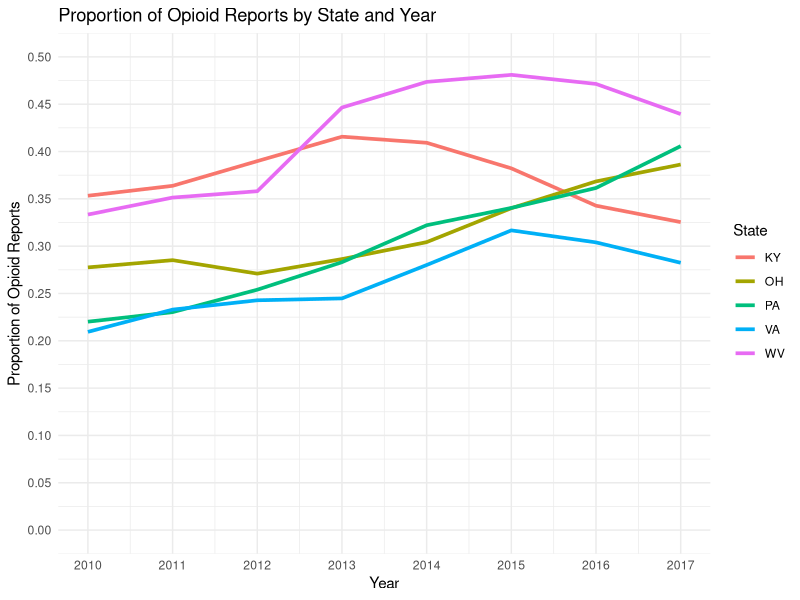

Generate this figure with R:
## ---- chunk 1
knitr::opts_chunk$set(echo = TRUE)
## ---- chunk 2
# Libraries
library(tidyverse)
## ---- chunk 3
# Read the data into R
Data = read.csv(file = 'MCM_NFLIS_Data.csv', header = FALSE)

# Create a data frame
DF = data.frame(Year = Data$V1,
                State = Data$V2,
                County = Data$V3,
                FIPS_State = Data$V4,
                FIPS_County = Data$V5,
                FIPS_Combined = Data$V6,
                Substance = Data$V7,
                Opioid_Reports = Data$V8,
                Total_Drug_Reports_County = Data$V9,
                Total_Drug_Reports_State = Data$V10)

# Extract relevant rows and reindex
DF = DF[-1,]
rownames(DF) = NULL

# Transform factors into numeric values
DF$Year = as.numeric(as.character(DF$Year))
DF$Opioid_Reports = as.numeric(as.character(DF$Opioid_Reports))
DF$Total_Drug_Reports_County = as.numeric(as.character(DF$Total_Drug_Reports_County))
DF$Total_Drug_Reports_State = as.numeric(as.character(DF$Total_Drug_Reports_State))

# Compute total opioid reports for each year and county
Annual_County <- DF %>%
  group_by(Year, FIPS_Combined) %>%
  summarize(Total_Opioid_Reports_County = sum(Opioid_Reports))

# Compute total opioid reports for each year and state
Annual_State <- DF %>%
  group_by(Year, FIPS_State) %>%
  summarize(Total_Opioid_Reports_State = sum(Opioid_Reports))

# Join opioid totals back to original dataset
DF <- DF %>%
  inner_join(Annual_County, by = c("Year", "FIPS_Combined")) %>%
  inner_join(Annual_State, by = c("Year", "FIPS_State"))

# Compute the proportion of opioid reports
DF <- DF %>%
  mutate(Prop_Opioid_Reports_County = Total_Opioid_Reports_County / Total_Drug_Reports_County) %>%
  mutate(Prop_Opioid_Reports_State = Total_Opioid_Reports_State / Total_Drug_Reports_State)

# Reorder Columns
DF <- DF[c(1,2,3,4,5,6,7,8,11,12,9,10,13,14)]
## ---- chunk 4
# Create the first vizualization
DF %>%
  ggplot(aes(x = Year, y = Prop_Opioid_Reports_State, color = State)) +
  geom_line(size = 1.25) +
  labs(x = "Year", y = "Proportion of Opioid Reports") +
  ggtitle("Proportion of Opioid Reports by State and Year") +
  scale_x_continuous(breaks = c(seq(2010, 2017, 1)), limits = c(2010, 2017)) +
  scale_y_continuous(breaks = c(seq(0, 0.5, 0.05)), limits = c(0, 0.5)) +
  theme_minimal()
